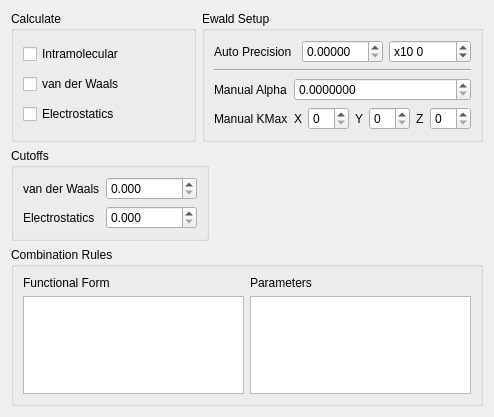
     <widget class="QWidget" name="EnergyFFTab" >
      <property name="geometry" >
       <rect>
        <x>0</x>
        <y>0</y>
        <width>494</width>
        <height>417</height>
       </rect>
      </property>
      <attribute name="title" >
       <string>Energy / FF</string>
      </attribute>
      <layout class="QVBoxLayout" name="verticalLayout_11" >
       <item>
        <layout class="QHBoxLayout" name="horizontalLayout_6" >
         <item>
          <widget class="QGroupBox" name="CalculateGroup" >
           <property name="title" >
            <string>Calculate</string>
           </property>
           <layout class="QVBoxLayout" name="verticalLayout_7" >
            <item>
             <widget class="QCheckBox" name="CalculateIntraCheck" >
              <property name="text" >
               <string>Intramolecular</string>
              </property>
             </widget>
            </item>
            <item>
             <widget class="QCheckBox" name="CalculateVdwCheck" >
              <property name="text" >
               <string>van der Waals</string>
              </property>
             </widget>
            </item>
            <item>
             <widget class="QCheckBox" name="CalculateElecCheck" >
              <property name="text" >
               <string>Electrostatics</string>
              </property>
             </widget>
            </item>
           </layout>
          </widget>
         </item>
         <item>
          <widget class="QGroupBox" name="EwaldGroup" >
           <property name="title" >
            <string>Ewald Setup</string>
           </property>
           <layout class="QVBoxLayout" name="verticalLayout_8" >
            <item>
             <layout class="QHBoxLayout" name="horizontalLayout_5" >
              <item>
               <widget class="QLabel" name="label_4" >
                <property name="text" >
                 <string>Auto Precision</string>
                </property>
               </widget>
              </item>
              <item>
               <widget class="QDoubleSpinBox" name="EwaldPrecisionMantissaSpin" >
                <property name="decimals" >
                 <number>5</number>
                </property>
                <property name="maximum" >
                 <double>1.000000000000000</double>
                </property>
               </widget>
              </item>
              <item>
               <widget class="QSpinBox" name="EwaldPrecisionExponentSpin" >
                <property name="prefix" >
                 <string>x10 </string>
                </property>
                <property name="minimum" >
                 <number>-100</number>
                </property>
               </widget>
              </item>
             </layout>
            </item>
            <item>
             <widget class="Line" name="line" >
              <property name="orientation" >
               <enum>Qt::Horizontal</enum>
              </property>
             </widget>
            </item>
            <item>
             <layout class="QGridLayout" name="gridLayout_2" >
              <item row="0" column="0" >
               <widget class="QLabel" name="label_35" >
                <property name="text" >
                 <string>Manual Alpha</string>
                </property>
               </widget>
              </item>
              <item row="1" column="0" >
               <widget class="QLabel" name="label_36" >
                <property name="text" >
                 <string>Manual KMax</string>
                </property>
               </widget>
              </item>
              <item row="1" column="2" >
               <widget class="QSpinBox" name="EwaldManualKXSpin" />
              </item>
              <item row="1" column="4" >
               <widget class="QSpinBox" name="EwaldManualKYSpin" />
              </item>
              <item row="1" column="1" >
               <widget class="QLabel" name="label_37" >
                <property name="sizePolicy" >
                 <sizepolicy vsizetype="Preferred" hsizetype="Minimum" >
                  <horstretch>0</horstretch>
                  <verstretch>0</verstretch>
                 </sizepolicy>
                </property>
                <property name="text" >
                 <string>X</string>
                </property>
               </widget>
              </item>
              <item row="1" column="3" >
               <widget class="QLabel" name="label_41" >
                <property name="text" >
                 <string>Y</string>
                </property>
               </widget>
              </item>
              <item row="1" column="5" >
               <widget class="QLabel" name="label_42" >
                <property name="text" >
                 <string>Z</string>
                </property>
               </widget>
              </item>
              <item row="1" column="6" >
               <widget class="QSpinBox" name="EwaldManualKZSpin" />
              </item>
              <item row="0" column="1" colspan="6" >
               <widget class="QDoubleSpinBox" name="EwaldManualAlphaSpin" >
                <property name="decimals" >
                 <number>7</number>
                </property>
                <property name="maximum" >
                 <double>2.000000000000000</double>
                </property>
                <property name="singleStep" >
                 <double>0.010000000000000</double>
                </property>
               </widget>
              </item>
             </layout>
            </item>
           </layout>
          </widget>
         </item>
        </layout>
       </item>
       <item>
        <layout class="QHBoxLayout" name="horizontalLayout_7" >
         <item>
          <widget class="QGroupBox" name="CutoffsGroup" >
           <property name="title" >
            <string>Cutoffs</string>
           </property>
           <layout class="QVBoxLayout" name="verticalLayout_9" >
            <item>
             <layout class="QGridLayout" name="gridLayout" >
              <item row="0" column="0" >
               <widget class="QLabel" name="label_2" >
                <property name="text" >
                 <string>van der Waals</string>
                </property>
               </widget>
              </item>
              <item row="0" column="1" >
               <widget class="QDoubleSpinBox" name="VdwCutoffSpin" >
                <property name="decimals" >
                 <number>3</number>
                </property>
                <property name="maximum" >
                 <double>1000000000.000000000000000</double>
                </property>
               </widget>
              </item>
              <item row="1" column="1" >
               <widget class="QDoubleSpinBox" name="ElecCutoffSpin" >
                <property name="decimals" >
                 <number>3</number>
                </property>
               </widget>
              </item>
              <item row="1" column="0" >
               <widget class="QLabel" name="label_3" >
                <property name="text" >
                 <string>Electrostatics</string>
                </property>
               </widget>
              </item>
             </layout>
            </item>
           </layout>
          </widget>
         </item>
         <item>
          <spacer name="horizontalSpacer" >
           <property name="orientation" >
            <enum>Qt::Horizontal</enum>
           </property>
           <property name="sizeHint" stdset="0" >
            <size>
             <width>40</width>
             <height>20</height>
            </size>
           </property>
          </spacer>
         </item>
        </layout>
       </item>
       <item>
        <widget class="QGroupBox" name="CombinationGroup" >
         <property name="title" >
          <string>Combination Rules</string>
         </property>
         <layout class="QVBoxLayout" name="verticalLayout_10" >
          <item>
           <layout class="QGridLayout" name="gridLayout_4" >
            <item row="0" column="0" >
             <widget class="QLabel" name="label_43" >
              <property name="text" >
               <string>Functional Form</string>
              </property>
             </widget>
            </item>
            <item row="1" column="0" >
             <widget class="QListWidget" name="FunctionalFormList" >
              <property name="editTriggers" >
               <set>QAbstractItemView::NoEditTriggers</set>
              </property>
              <property name="selectionBehavior" >
               <enum>QAbstractItemView::SelectRows</enum>
              </property>
             </widget>
            </item>
            <item row="0" column="1" >
             <widget class="QLabel" name="label_44" >
              <property name="text" >
               <string>Parameters</string>
              </property>
             </widget>
            </item>
            <item row="1" column="1" >
             <widget class="QTableWidget" name="ParameterTable" >
              <property name="editTriggers" >
               <set>QAbstractItemView::NoEditTriggers</set>
              </property>
              <property name="selectionMode" >
               <enum>QAbstractItemView::SingleSelection</enum>
              </property>
              <property name="selectionBehavior" >
               <enum>QAbstractItemView::SelectRows</enum>
              </property>
             </widget>
            </item>
           </layout>
          </item>
         </layout>
        </widget>
       </item>
      </layout>
     </widget>
